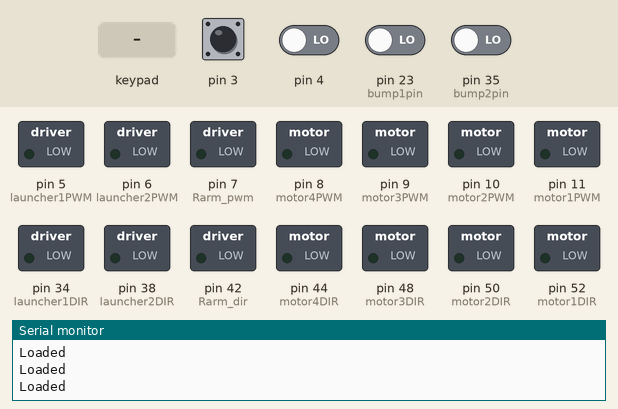
The sketch below on a simulated Arduino Mega 2560, built with avr-gcc and run on an emulated ATmega2560. On the bench: switched loads named in the sketch (green lamp = pin HIGH), the last lines printed to the serial monitor. Dashed ring = blinking. Inputs (shaded band) come from the test bench; at power-on: pin 3, pin 4, pin 23 (bump1pin), pin 35 (bump2pin) LOW.

Above: at 1.2 s.
1.3 s: pin 3 driven HIGH
At 2.1 s:
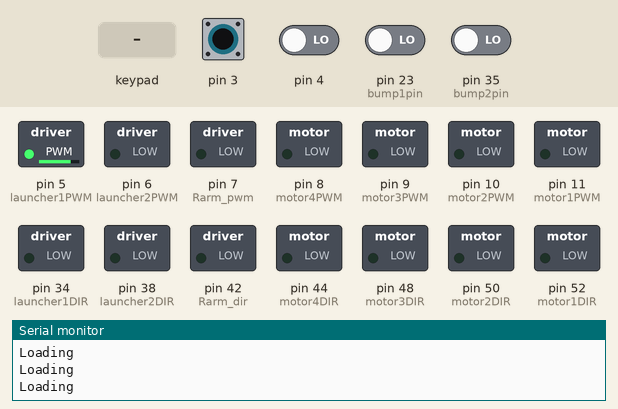
2.8 s: key 'X' pressed
At 3.04 s:
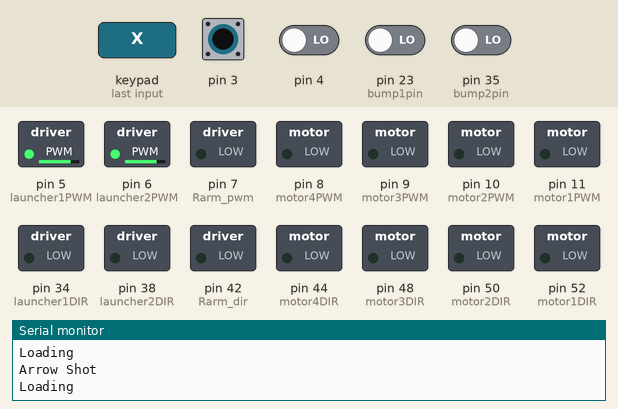
4.7 s: pin 4 driven HIGH
At 5.9 s:
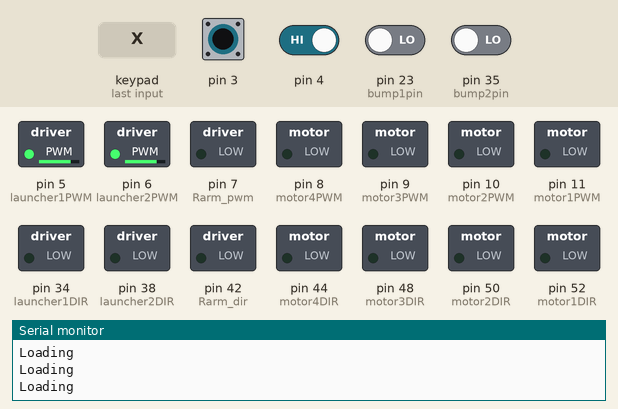
7.7 s: pin 3 driven LOW
At 8.0 s:
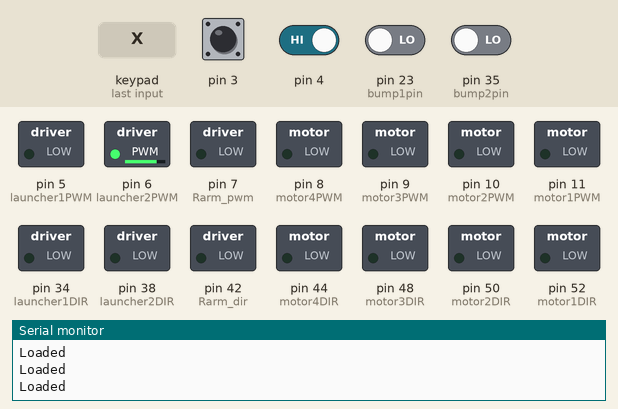
9.2 s: pin 3 pulsed HIGH 2 times (0.12 s each, 0.3 s apart)
At 9.56 s:
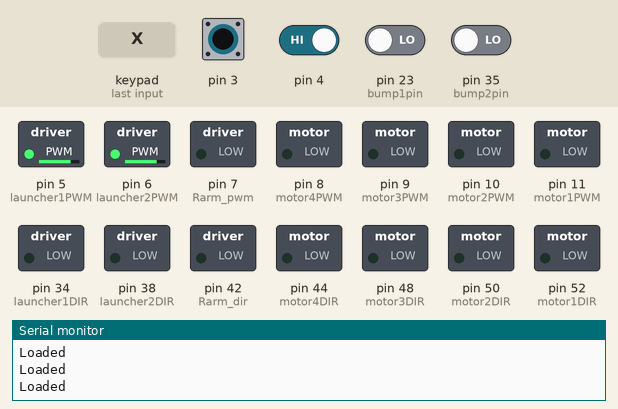
12.8 s: pin 3 driven HIGH and pin 4 driven LOW
At 13.2 s:
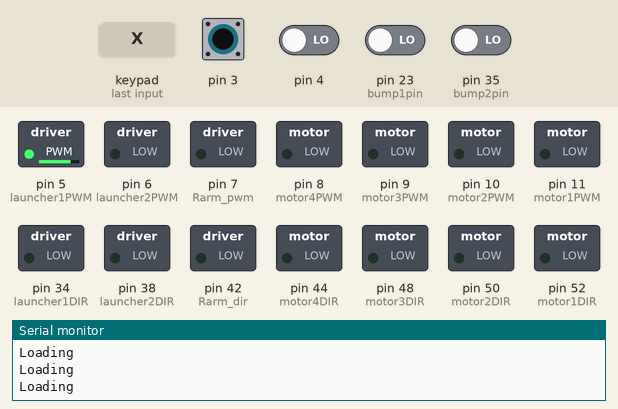
Timing chart, 0 to 15.8 s (numbered marks = the images above; inputs shaded):
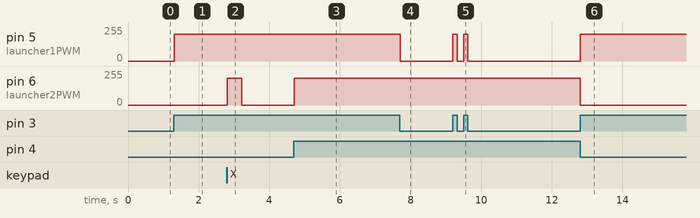

Measured:
- after the input at 1.3 s, pin 5 (launcher1PWM): 0/255 → 200/255 at once
- after the input at 2.8 s, pin 6 (launcher2PWM): 0/255 → 200/255 at once, → 0/255 0.41 s later
- after the input at 4.7 s, pin 6 (launcher2PWM): 0/255 → 200/255 at once
- after the input at 7.7 s, pin 5 (launcher1PWM): 200/255 → 0/255 at once
- after the input at 9.2 s, pin 5 (launcher1PWM): alternates 200/255 for 0.12 s and 0/255 for 0.18 s, 4 changes in all, then stays 0/255, starting at once
- after the input at 12.8 s, pin 5 (launcher1PWM): 0/255 → 200/255 at once; pin 6 (launcher2PWM): 200/255 → 0/255 at once

The sketch:

Robot_2.ino
```cpp
#include<Servo.h>
#include <PS2X_lib.h>

//Robotic arm pins


int Rarm_dir = 42 ;
int Rarm_pwm = 7;
int pwm = 255;
int Auto = 0;
int bump1pin = 23;
int bump2pin = 35;
int count = 0;

//Robotic arm pins
//Motorpins
int motor1DIR = 52;
int motor1PWM = 11;
int motor2DIR = 50;
int motor2PWM = 10;
int motor3DIR = 48;
int motor3PWM = 9;
int motor4DIR = 44;
int motor4PWM = 8;

const int launcher1DIR = 34 ;
const int launcher1PWM = 5;

int launcher2DIR = 38;
int launcher2PWM = 6;

int irPin = digitalRead(3);
int irPin2 = digitalRead(4);
int flag_1 = 0;
int flag_2 = 0;


int LX = 0, LY = 0, b = 0, f = 0,  r = 0, l = 0;
//Motorpins

int Sflag1 = 0, Sflag2 = 0, flag3 = 0, flag4 = 0;
//servo pins


//ps2 pins
#define PS2_DAT        53 //14
#define PS2_CMD        51  //15
#define PS2_SEL        49  //16
#define PS2_CLK        47  //17
#define pressures   false
#define rumble      false

PS2X ps2x;

int error = 0;
byte type = 0;
byte vibrate = 0;
//ps2 pins

void setup() {

  Serial.begin(9600);
  pinMode( motor1DIR, OUTPUT);
  pinMode( motor1PWM, OUTPUT);
  pinMode( motor2DIR, OUTPUT);
  pinMode( motor2PWM, OUTPUT);
  pinMode( motor3DIR, OUTPUT);
  pinMode( motor3PWM, OUTPUT);
  pinMode( motor4DIR, OUTPUT);
  pinMode( motor4PWM, OUTPUT);
  pinMode( Rarm_dir, OUTPUT);
  pinMode(Rarm_pwm, OUTPUT);


  pinMode(3, INPUT);
   pinMode(4, INPUT);

  pinMode(launcher1DIR, OUTPUT) ; //we have to set PWM pin as output
  pinMode(launcher1PWM, OUTPUT) ;//Logic pins are also set as output

  pinMode(launcher2DIR, OUTPUT) ; //we have to set PWM pin as output
  pinMode(launcher2PWM, OUTPUT) ;


  error = ps2x.config_gamepad(PS2_CLK, PS2_CMD, PS2_SEL, PS2_DAT, pressures, rumble);

}

void loop() {


  if (error == 0)
  {
 ps2x.read_gamepad(false, vibrate);

 irPin = digitalRead(3);
 irPin2 = digitalRead(4);


   if ( irPin2 == 1 )

    {

      digitalWrite(launcher2DIR, LOW);
      analogWrite(launcher2PWM, 200);

    }

    if (irPin2 == 0 )
    {
        digitalWrite(launcher2DIR, LOW);
      analogWrite(launcher2PWM, 0);

    }

    if (ps2x.Button(PSB_CROSS))
     {
        if (irPin2 ==0 )
        {
        digitalWrite(launcher2DIR, LOW);
      analogWrite(launcher2PWM, 200);

        Serial.println("Arrow Shot");

       // flag_1 = 0;

      }
      }


    if (irPin == 1 && flag_1 == 0)
    {
      digitalWrite(launcher1DIR, LOW);
      analogWrite(launcher1PWM, 200);


     // flag_1 = 1;
      flag_2 = 0;

      Serial.println("Loading");

    }

    if (irPin == 0 && flag_2 == 0) {
      digitalWrite(launcher1DIR, LOW);
      analogWrite(launcher1PWM, 0);

      //flag_2 = 1;

      Serial.println("Loaded");


    }

      if (ps2x.Button(PSB_TRIANGLE))
      {
        if (irPin ==0 )
        {
        digitalWrite(launcher1DIR, LOW);
      analogWrite(launcher1PWM, 200);

        Serial.println("Arrow Shot");

        flag_1 = 0;

      }
      }


  if (ps2x.ButtonPressed(PSB_R1)) {
    pwm = pwm + 20;
    if (pwm > 255) {
      pwm = 255;
    }
    //Serial.println(pwm);
  }
  if (ps2x.ButtonPressed(PSB_L1)) {
    pwm = pwm - 20;
    if (pwm < 0) {
      pwm = 0;
    }
    //Serial.println(pwm);
  }


  int BP1 = digitalRead(bump1pin);

  int BP2 = digitalRead(bump2pin);

  LY = ps2x.Analog(PSS_RY);
  LX = ps2x.Analog(PSS_RX);
  f = map(LY, 127, 0, 0, pwm);
  f = constrain(f, 0, pwm);
  b = map(LY, 128, 255, 0, pwm);
  b = constrain(b, 0, pwm);
  l = map(LX, 127, 0, 0, pwm);
  l = constrain(l, 0, pwm);
  r = map(LX, 128, 255, 0, pwm);
  r = constrain(r, 0, pwm);

  //  Serial.print("    f-");
  //  Serial.print(f);
  //
  //  Serial.print("    b-");
  //  Serial.print(b);
  //
  //  Serial.print("    r-");
  //  Serial.print(r);
  //
  //  Serial.print("    l-");
  //  Serial.println(l);


  if (l > 40 && f > 40) {
    motor1(LOW, 127);
    motor2(LOW, 0);
    motor3(LOW, 127);
    motor4(HIGH, 0);
    Serial.println("-up");
  }
  else if (r > 40 && f > 40) {
    motor1(HIGH, 0);
    motor2(LOW, 127);
    motor3(LOW, 0);
    motor4(LOW, 127);
    Serial.println("+up");
  }
  else if (l > 40 && b > 40) {
    motor1(LOW, 0);
    motor2(HIGH, 127);
    motor3(HIGH, 0);
    motor4(HIGH, 127);
    Serial.println("-down");
  }
  else if (r > 40 && b > 40) {
    motor1(HIGH, 127);
    motor2(HIGH, 0);
    motor3(HIGH, 127);
    motor4(LOW, 0);
    Serial.println("+down");
  }
  else if (f > 40 && b < 10 && r < 10 && l < 10 ) {
    motor1(LOW, f);
    motor2(LOW, f);
    motor3(LOW, f);
    motor4(LOW, f);
    Serial.println("for");
  }
  else if (b > 40 && f < 10 && r < 10 && l < 10 ) {
    motor1(HIGH, b);
    motor2(HIGH, b);
    motor3(HIGH, b);
    motor4(HIGH, b);
    Serial.println("back");
  }
  else if (r > 40 && b < 10 && f < 10 && l < 10 ) {
    motor1(HIGH, r);
    motor2(LOW, r);
    motor3(HIGH, r);
    motor4(LOW, r);
    Serial.println("right");
  }
  else if (l > 40 && f < 10 && b < 10 && r < 10) {
    motor1(LOW, l);
    motor2(HIGH, l);
    motor3(LOW, l);
    motor4(HIGH, l);
    Serial.println("left");
  }
  else if (ps2x.Button(PSB_L2) )
  {

    motor1(LOW, 200);
    motor2(LOW, 200);
    motor3(HIGH,200);
    motor4(HIGH, 200);
    Serial.print("clockwise rotation");

  }

  else if (ps2x.Button(PSB_R2) )
  {
    motor1(HIGH, 200);
    motor2(HIGH, 200);
    motor3(LOW, 200);
    motor4(LOW, 200);
    Serial.print("clockwise rotation");
  }


  else  {
    motor1(LOW, 0);
    motor2(LOW, 0);
    motor3(LOW, 0);
    motor4(LOW, 0);

  }
}
}

void launcher1(int x , int y)
{
  digitalWrite(launcher1DIR, x);
  analogWrite(launcher1PWM, y);
}

void launcher2(int x , int y)
{
  digitalWrite(launcher2DIR, x);
  analogWrite(launcher2PWM, y);
}

void motor1(int one_a, int one_b) {
  digitalWrite(motor1DIR, one_a);
  analogWrite(motor1PWM, one_b);
}
void motor2(int two_a, int two_b) {
  digitalWrite(motor2DIR, two_a);
  analogWrite(motor2PWM, two_b);
}
void motor3(int three_a, int three_b) {
  digitalWrite(motor3DIR, three_a);
  analogWrite(motor3PWM, three_b);
}
void motor4(int four_a, int four_b) {
  digitalWrite(motor4DIR, four_a);
  analogWrite(motor4PWM, four_b);
}
```
